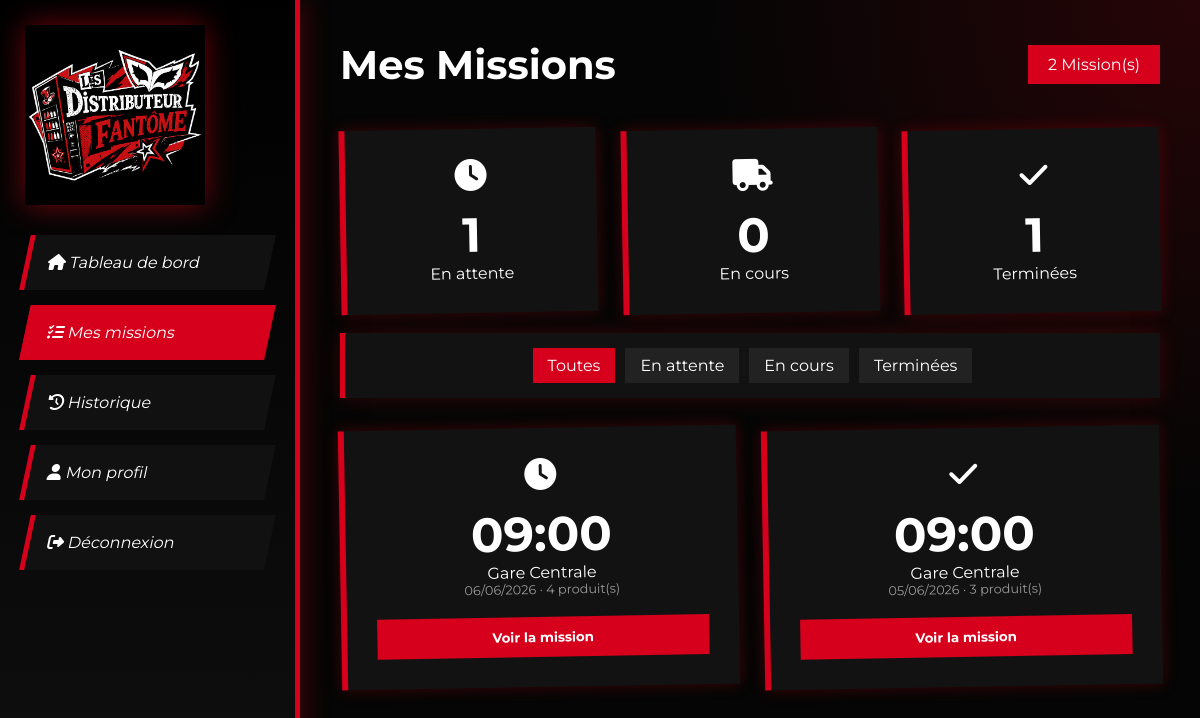
/mission.php (signed in), run on the app's committed database.
### tables this page shows
CREATE TABLE mission (
    id_mission INT AUTO_INCREMENT PRIMARY KEY,
    date_mission DATE NOT NULL,
    heure_debut TIME,
    heure_fin TIME,
    statut_mission ENUM('en_attente', 'en_cours', 'terminee') DEFAULT 'en_attente',
    commentaire TEXT,
    code_dist INT,
    FOREIGN KEY (code_dist) REFERENCES distributeur(code_dist) ON DELETE SET NULL
);

CREATE TABLE distributeur (
    code_dist INT AUTO_INCREMENT PRIMARY KEY,
    libelle_distrib VARCHAR(150) NOT NULL,
    description TEXT,
    adress VARCHAR(255),
    id_type INT,
    id_marque INT,
    id_etat INT DEFAULT 1,
    date_creation TIMESTAMP DEFAULT CURRENT_TIMESTAMP,
    FOREIGN KEY (id_type) REFERENCES type_distributeur(id_type),
    FOREIGN KEY (id_marque) REFERENCES marque(id_marque),
    FOREIGN KEY (id_etat) REFERENCES etat_distributer(id_etat)
);

### mission.php (the view, shortened to what this page needs)
<?php
$pdo = getPDO();
$uid = $_SESSION['id_employe'];
$filtre = $_GET['statut'] ?? 'tout';
$whereStatut = '';
$params = [$uid];
$stmt = $pdo->prepare("
    SELECT m.id_mission, m.date_mission, m.heure_debut, m.statut_mission, d.libelle_distrib, d.adress,
           (SELECT COUNT(*) FROM relier r WHERE r.id_mission = m.id_mission) AS nb_produits
    FROM mission m
    JOIN missioner mi ON mi.id_mission = m.id_mission
    JOIN distributeur d ON d.code_dist = m.code_dist
    WHERE mi.id_employe = ? $whereStatut
    ORDER BY m.date_mission DESC, m.heure_debut ASC
");
$stmt->execute($params);
$missions = $stmt->fetchAll();
$stmtCount = $pdo->prepare("
    SELECT statut_mission, COUNT(*) AS nb FROM mission m
    JOIN missioner mi ON mi.id_mission = m.id_mission
    WHERE mi.id_employe = ? GROUP BY statut_mission
");
$stmtCount->execute([$uid]);
$counts = [];
foreach ($stmtCount->fetchAll() as $row) $counts[$row['statut_mission']] = $row['nb'];
?>
<!DOCTYPE html>
<html lang="fr">
<head>
    <link rel="stylesheet" href="style.css">
    <link rel="stylesheet" href="https://cdnjs.cloudflare.com/ajax/libs/font-awesome/6.5.1/css/all.min.css">
</head>
<body>
<?php include 'sidebar_employe.php'; ?>
<main>
    <header>
        <h1>Mes Missions</h1>
        <div class="date"><?= count($missions) ?> Mission(s)</div>
    </header>
    <div class="cards">
        <div class="card">
            <i class="fa-solid fa-clock"></i>
            <h3><?= $counts['en_attente'] ?? 0 ?></h3>
            <p>En attente</p>
        </div>
        <div class="card">
            <i class="fa-solid fa-truck"></i>
            <h3><?= $counts['en_cours'] ?? 0 ?></h3>
            <p>En cours</p>
        </div>
        <div class="card">
            <i class="fa-solid fa-check"></i>
            <h3><?= $counts['terminee'] ?? 0 ?></h3>
            <p>Terminées</p>
        </div>
    </div>
    <section class="missions" style="margin-top:20px;padding:15px;">
        <div style="display:flex;gap:10px;flex-wrap:wrap;justify-content:center;">
            <?php foreach (['tout' => 'Toutes', 'en_attente' => 'En attente', 'en_cours' => 'En cours', 'terminee' => 'Terminées'] as $val => $label): ?>
            <a href="?statut=<?= $val ?>" class="btn-action" style="text-decoration:none;<?= $filtre === $val ? 'background:var(--red);' : '' ?>"><?= $label ?></a>
            <?php endforeach; ?>
        </div>
    </section>
    <?php if (!empty($missions) && count($missions) <= 6): ?>
    <div class="cards" style="flex-wrap:wrap;">
        <?php foreach ($missions as $m): ?>
        <div class="card" style="min-width:220px;">
            <i class="fa-solid fa-<?= $m['statut_mission'] === 'terminee' ? 'check' : ($m['statut_mission'] === 'en_cours' ? 'truck' : 'clock') ?>"></i>
            <h3><?= htmlspecialchars(substr($m['heure_debut'], 0, 5)) ?></h3>
            <p><?= htmlspecialchars($m['libelle_distrib']) ?></p>
            <p style="font-size:.8rem;color:#999;"><?= date('d/m/Y', strtotime($m['date_mission'])) ?> · <?= $m['nb_produits'] ?> produit(s)</p>
            <button class="btn-mission" onclick="location.href='detaile_mission.php?id=<?= $m['id_mission'] ?>'">Voir la mission</button>
        </div>
        <?php endforeach; ?>
    </div>
    <?php endif; ?>
</main>
</body>
</html>

### style.css (style rules this page uses)
:root { --red:#d6001c; --red-dark:#a30015; --black: #050505; --gray: #141414; --white: #FFFFFF; }
* { margin: 0; padding: 0; box-sizing: border-box; font-family: 'Montserrat', sans-serif; }
body { display: flex; overflow-x: hidden; min-height: 100vh; background: radial-gradient(circle at top right, rgba(227, 6, 19, .15), transparent 35%), #050505; color: white; }
main { flex: 1; padding: 40px; }
header { display: flex; justify-content: space-between; align-items: center; margin-bottom: 40px; }
header h1 { font-size: 2.5rem; }
.date { background: var(--red); padding: 10px 20px; }
.cards { display: flex; gap: 25px; justify-content: center; align-items: center; margin-top: 30px; }
.card { flex: 1; padding: 30px; background: #121212; text-align: center; border-left: 6px solid var(--red); border-radius: 0; box-shadow: 0 0 15px rgba(227, 6, 19, .25); transform: rotate(-1deg); transition: .3s; }
.card i { font-size: 2rem; margin-bottom: 15px; }
.card h3 { font-size: 3rem; }
.missions { background: #121212; border-left: 5px solid var(--red); box-shadow: 0 0 20px rgba(227, 6, 19, .2); padding: 30px; margin-top: 30px; text-align: center; }
.btn-mission { margin-top:20px; width:100%; padding:12px; border:none; background: var(--red); color:white; cursor:pointer; font-weight:bold; transition:.3s; }
.btn-action { background:#222; color:white; border:none; padding:8px 15px; cursor:pointer; }

### data on the page
mission: heure_debut "09:00", code_dist.libelle_distrib "Gare Centrale", date_mission "06/06/2026", nb_produits "4"
mission: heure_debut "09:00", code_dist.libelle_distrib "Gare Centrale", date_mission "05/06/2026", nb_produits "3"

### other printed values
count($missions) "2"
$counts['en_attente'] "1"
$counts['en_cours'] "0"
$counts['terminee'] "1"
$label "Toutes"
$label "En attente"
$label "En cours"
$label "Terminées"
